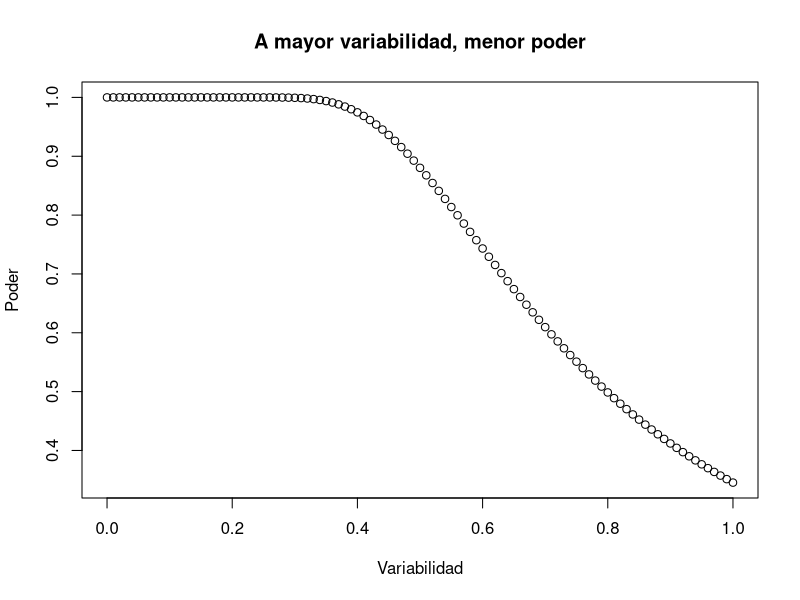

This figure's R source:
## ---- chunk 1
knitr::opts_chunk$set(echo = TRUE)
## ---- chunk 2
alpha <- 0.05
dfs <- 120
t.alpha <-  qt(alpha/2,dfs,lower.tail=F)
kappa <- 0.6
t.kappa <- qt(1-kappa,dfs,lower.tail=F)
sigma <- 0.7
N <- 1000
p <- 0.5
beta <- 0.1

calcula.t.kappa <- function(beta, t.alpha,sigma,p,N){
  ( beta/sqrt(sigma^2/((p*(1-p))*N)) )-t.alpha
}

sigmas <- seq(0.1,1,0.05)

results <- sapply(sigmas, function(sig) {
  calcula.t.kappa(beta = beta, t.alpha =t.alpha, sigma = sig, p = p, N = N)
})

calcula.kappa <- function(t.kappa) {
  uno.menos <- pt(t.kappa,dfs,lower.tail = F)
  kap <- 1-uno.menos
  kap
}

sigmas <- seq(0,1,0.01)
powers <- sapply(sigmas, function(sig){

    resp <- calcula.t.kappa(beta = beta, t.alpha =t.alpha, sigma = sig, p = p, N = N)
    kap <- calcula.kappa(resp)
    kap
})

plot(sigmas,powers,xlab = "Variabilidad",ylab="Poder",main="A mayor variabilidad, menor poder")

